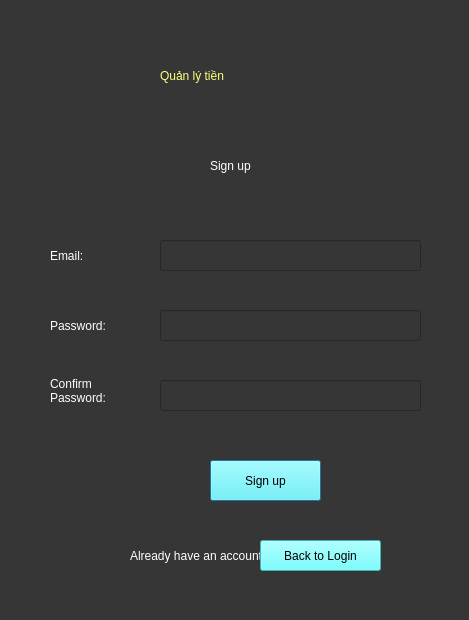
<?xml version="1.0" encoding="UTF-8"?>
<ui version="4.0">
 <class>Dialog</class>
 <widget class="QDialog" name="Dialog">
  <property name="geometry">
   <rect>
    <x>0</x>
    <y>0</y>
    <width>469</width>
    <height>620</height>
   </rect>
  </property>
  <property name="windowTitle">
   <string>Dialog</string>
  </property>
  <property name="styleSheet">
   <string notr="true">background-color: rgb(54, 54, 54);</string>
  </property>
  <widget class="QLabel" name="label">
   <property name="geometry">
    <rect>
     <x>210</x>
     <y>140</y>
     <width>141</width>
     <height>51</height>
    </rect>
   </property>
   <property name="styleSheet">
    <string notr="true">color: rgb(255, 255, 255);
font: 28pt &quot;MS Shell Dlg 2&quot;;
</string>
   </property>
   <property name="text">
    <string>Sign up</string>
   </property>
  </widget>
  <widget class="QLabel" name="label_2">
   <property name="geometry">
    <rect>
     <x>50</x>
     <y>240</y>
     <width>71</width>
     <height>31</height>
    </rect>
   </property>
   <property name="styleSheet">
    <string notr="true">font: 15pt &quot;MS Shell Dlg 2&quot;;
color: rgb(255, 255, 255);</string>
   </property>
   <property name="text">
    <string>Email:</string>
   </property>
  </widget>
  <widget class="QLineEdit" name="email">
   <property name="geometry">
    <rect>
     <x>160</x>
     <y>240</y>
     <width>261</width>
     <height>31</height>
    </rect>
   </property>
   <property name="styleSheet">
    <string notr="true">font: 15pt &quot;MS Shell Dlg 2&quot;;
color: rgb(243, 243, 243);</string>
   </property>
  </widget>
  <widget class="QLabel" name="label_3">
   <property name="geometry">
    <rect>
     <x>50</x>
     <y>310</y>
     <width>91</width>
     <height>31</height>
    </rect>
   </property>
   <property name="styleSheet">
    <string notr="true">font: 15pt &quot;MS Shell Dlg 2&quot;;
color: rgb(255, 255, 255);</string>
   </property>
   <property name="text">
    <string>Password:</string>
   </property>
  </widget>
  <widget class="QLineEdit" name="password">
   <property name="geometry">
    <rect>
     <x>160</x>
     <y>310</y>
     <width>261</width>
     <height>31</height>
    </rect>
   </property>
   <property name="styleSheet">
    <string notr="true">font: 15pt &quot;MS Shell Dlg 2&quot;;
color: rgb(243, 243, 243);</string>
   </property>
   <property name="text">
    <string/>
   </property>
  </widget>
  <widget class="QPushButton" name="signupbutton">
   <property name="geometry">
    <rect>
     <x>210</x>
     <y>460</y>
     <width>111</width>
     <height>41</height>
    </rect>
   </property>
   <property name="styleSheet">
    <string notr="true">background-color: rgb(85, 255, 255);
font: 16pt &quot;MS Shell Dlg 2&quot;;</string>
   </property>
   <property name="text">
    <string>Sign up</string>
   </property>
  </widget>
  <widget class="QLabel" name="label_4">
   <property name="geometry">
    <rect>
     <x>50</x>
     <y>360</y>
     <width>91</width>
     <height>61</height>
    </rect>
   </property>
   <property name="styleSheet">
    <string notr="true">font: 15pt &quot;MS Shell Dlg 2&quot;;
color: rgb(255, 255, 255);</string>
   </property>
   <property name="text">
    <string>Confirm Password:</string>
   </property>
   <property name="wordWrap">
    <bool>true</bool>
   </property>
  </widget>
  <widget class="QLineEdit" name="confirmpass">
   <property name="geometry">
    <rect>
     <x>160</x>
     <y>380</y>
     <width>261</width>
     <height>31</height>
    </rect>
   </property>
   <property name="styleSheet">
    <string notr="true">font: 15pt &quot;MS Shell Dlg 2&quot;;
color: rgb(243, 243, 243);</string>
   </property>
   <property name="text">
    <string/>
   </property>
  </widget>
  <widget class="QLabel" name="label_5">
   <property name="geometry">
    <rect>
     <x>160</x>
     <y>50</y>
     <width>211</width>
     <height>51</height>
    </rect>
   </property>
   <property name="styleSheet">
    <string notr="true">font: 28pt &quot;MS Shell Dlg 2&quot;;
color: rgb(255, 255, 127);</string>
   </property>
   <property name="text">
    <string>Quản lý tiền</string>
   </property>
  </widget>
  <widget class="QLabel" name="label_6">
   <property name="geometry">
    <rect>
     <x>130</x>
     <y>540</y>
     <width>131</width>
     <height>31</height>
    </rect>
   </property>
   <property name="styleSheet">
    <string notr="true">color: rgb(255, 255, 255);</string>
   </property>
   <property name="text">
    <string>Already have an account?</string>
   </property>
  </widget>
  <widget class="QPushButton" name="backtologinbutton">
   <property name="geometry">
    <rect>
     <x>260</x>
     <y>540</y>
     <width>121</width>
     <height>31</height>
    </rect>
   </property>
   <property name="styleSheet">
    <string notr="true">background-color: rgb(85, 255, 255);
color: rgb(0, 0, 0);</string>
   </property>
   <property name="text">
    <string>Back to Login</string>
   </property>
  </widget>
 </widget>
 <resources/>
 <connections/>
</ui>
